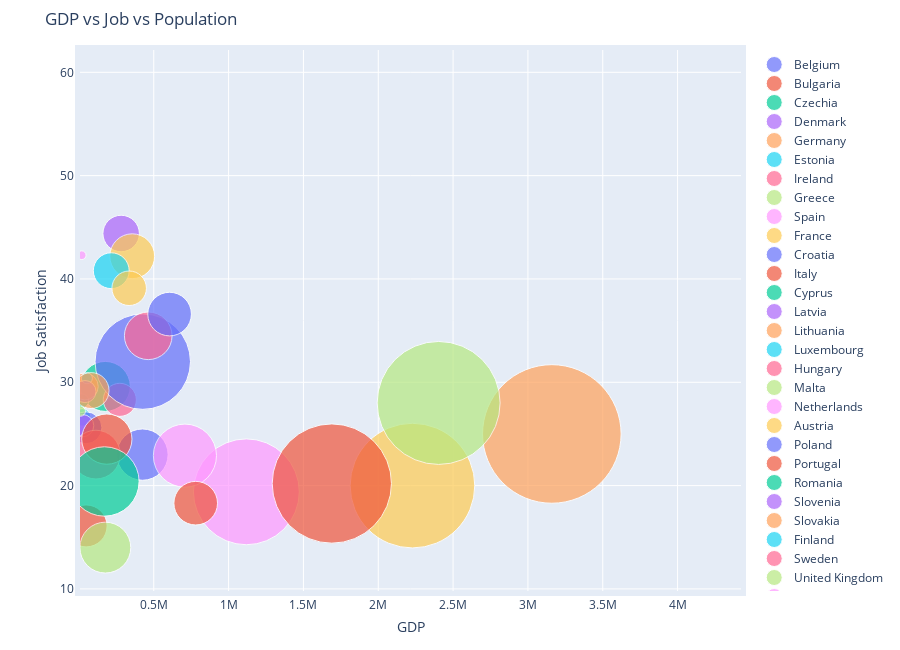

Here is the notebook cell this chart was saved with:
### Markdown cell above
### GDP vs Job vs Population(bubble size)

### Code cell
figure = bubbleplot(dataset = df, x_column='gdp', y_column='prct_job_satis_high', 
    bubble_column='country', size_column='total_pop', color_column='country',
    x_title="GDP", y_title="Job Satisfaction", title='GDP vs Job vs Population',
    x_logscale=False, scale_bubble=3, height=650)

iplot(figure, config={'scrollzoom': True})

### Figure 1 — Plotly figure (JSON) as saved in the notebook; plotly's stock layout.template omitted (floating-point values rounded to 4 significant figures)
{"data": [{"marker": {"size": [11000638], "sizemode": "area", "sizeref": 8356.0}, "mode": "markers", "name": "Belgium", "text": ["Belgium"], "type": "scatter", "x": [424700.0], "y": [23]}, {"marker": {"size": [7364570], "sizemode": "area", "sizeref": 8356.0}, "mode": "markers", "name": "Bulgaria", "text": ["Bulgaria"], "type": "scatter", "x": [48130.0], "y": [16.1]}, {"marker": {"size": [10436560], "sizemode": "area", "sizeref": 8356.0}, "mode": "markers", "name": "Czechia", "text": ["Czechia"], "type": "scatter", "x": [176400.0], "y": [29.6]}, {"marker": {"size": [5560628], "sizemode": "area", "sizeref": 8356.0}, "mode": "markers", "name": "Denmark", "text": ["Denmark"], "type": "scatter", "x": [282100.0], "y": [44.4]}, {"marker": {"size": [80219695], "sizemode": "area", "sizeref": 8356.0}, "mode": "markers", "name": "Germany", "text": ["Germany"], "type": "scatter", "x": [3159750], "y": [25]}, {"marker": {"size": [1294455], "sizemode": "area", "sizeref": 8356.0}, "mode": "markers", "name": "Estonia", "text": ["Estonia"], "type": "scatter", "x": [21680.0], "y": [26.6]}, {"marker": {"size": [4574888], "sizemode": "area", "sizeref": 8356.0}, "mode": "markers", "name": "Ireland", "text": ["Ireland"], "type": "scatter", "x": [273200.0], "y": [28.3]}, {"marker": {"size": [10816286], "sizemode": "area", "sizeref": 8356.0}, "mode": "markers", "name": "Greece", "text": ["Greece"], "type": "scatter", "x": [176500.0], "y": [14]}, {"marker": {"size": [46815910], "sizemode": "area", "sizeref": 8356.0}, "mode": "markers", "name": "Spain", "text": ["Spain"], "type": "scatter", "x": [1118743], "y": [19.4]}, {"marker": {"size": [64933400], "sizemode": "area", "sizeref": 8356.0}, "mode": "markers", "name": "France", "text": ["France"], "type": "scatter", "x": [2228568], "y": [20]}, {"marker": {"size": [4284889], "sizemode": "area", "sizeref": 8356.0}, "mode": "markers", "name": "Croatia", "text": ["Croatia"], "type": "scatter", "x": [46640.0], "y": [25.6]}, {"marker": {"size": [59433744], "sizemode": "area", "sizeref": 8356.0}, "mode": "markers", "name": "Italy", "text": ["Italy"], "type": "scatter", "x": [1689824], "y": [20.2]}, {"marker": {"size": [840407], "sizemode": "area", "sizeref": 8356.0}, "mode": "markers", "name": "Cyprus", "text": ["Cyprus"], "type": "scatter", "x": [18490.0], "y": [28.2]}, {"marker": {"size": [2070371], "sizemode": "area", "sizeref": 8356.0}, "mode": "markers", "name": "Latvia", "text": ["Latvia"], "type": "scatter", "x": [25040.0], "y": [25.8]}, {"marker": {"size": [3043429], "sizemode": "area", "sizeref": 8356.0}, "mode": "markers", "name": "Lithuania", "text": ["Lithuania"], "type": "scatter", "x": [38850.0], "y": [29.6]}, {"marker": {"size": [512353], "sizemode": "area", "sizeref": 8356.0}, "mode": "markers", "name": "Luxembourg", "text": ["Luxembourg"], "type": "scatter", "x": [53303], "y": [30.4]}, {"marker": {"size": [9937628], "sizemode": "area", "sizeref": 8356.0}, "mode": "markers", "name": "Hungary", "text": ["Hungary"], "type": "scatter", "x": [113900.0], "y": [23]}, {"marker": {"size": [417432], "sizemode": "area", "sizeref": 8356.0}, "mode": "markers", "name": "Malta", "text": ["Malta"], "type": "scatter", "x": [10340.0], "y": [27.2]}, {"marker": {"size": [16655799], "sizemode": "area", "sizeref": 8356.0}, "mode": "markers", "name": "Netherlands", "text": ["Netherlands"], "type": "scatter", "x": [708337], "y": [22.9]}, {"marker": {"size": [8401940], "sizemode": "area", "sizeref": 8356.0}, "mode": "markers", "name": "Austria", "text": ["Austria"], "type": "scatter", "x": [356200.0], "y": [42.2]}, {"marker": {"size": [38044565], "sizemode": "area", "sizeref": 8356.0}, "mode": "markers", "name": "Poland", "text": ["Poland"], "type": "scatter", "x": [426500.0], "y": [32]}, {"marker": {"size": [10562178], "sizemode": "area", "sizeref": 8356.0}, "mode": "markers", "name": "Portugal", "text": ["Portugal"], "type": "scatter", "x": [186500.0], "y": [24.5]}, {"marker": {"size": [20121641], "sizemode": "area", "sizeref": 8356.0}, "mode": "markers", "name": "Romania", "text": ["Romania"], "type": "scatter", "x": [170400.0], "y": [20.4]}, {"marker": {"size": [2050189], "sizemode": "area", "sizeref": 8356.0}, "mode": "markers", "name": "Slovenia", "text": ["Slovenia"], "type": "scatter", "x": [40360.0], "y": [29.1]}, {"marker": {"size": [5397036], "sizemode": "area", "sizeref": 8356.0}, "mode": "markers", "name": "Slovakia", "text": ["Slovakia"], "type": "scatter", "x": [81230.0], "y": [29.2]}, {"marker": {"size": [5375276], "sizemode": "area", "sizeref": 8356.0}, "mode": "markers", "name": "Finland", "text": ["Finland"], "type": "scatter", "x": [216073], "y": [40.8]}, {"marker": {"size": [9482855], "sizemode": "area", "sizeref": 8356.0}, "mode": "markers", "name": "Sweden", "text": ["Sweden"], "type": "scatter", "x": [463100.0], "y": [34.5]}, {"marker": {"size": [63182180], "sizemode": "area", "sizeref": 8356.0}, "mode": "markers", "name": "United Kingdom", "text": ["United Kingdom"], "type": "scatter", "x": [2403000.0], "y": [28]}, {"marker": {"size": [315556], "sizemode": "area", "sizeref": 8356.0}, "mode": "markers", "name": "Iceland", "text": ["Iceland"], "type": "scatter", "x": [18650.0], "y": [42.3]}, {"marker": {"size": [4979954], "sizemode": "area", "sizeref": 8356.0}, "mode": "markers", "name": "Norway", "text": ["Norway"], "type": "scatter", "x": [335700.0], "y": [39.1]}, {"marker": {"size": [7954662], "sizemode": "area", "sizeref": 8356.0}, "mode": "markers", "name": "Switzerland", "text": ["Switzerland"], "type": "scatter", "x": [605800.0], "y": [36.6]}, {"marker": {"size": [7954662], "sizemode": "area", "sizeref": 8356.0}, "mode": "markers", "name": "Turkey", "text": ["Turkey"], "type": "scatter", "x": [780200.0], "y": [18.3]}], "layout": {"height": 650, "hovermode": "closest", "margin": {"b": 50, "pad": 5, "t": 50}, "showlegend": true, "title": {"text": "GDP vs Job vs Population"}, "xaxis": {"autorange": false, "range": [7241.0, 4423650], "title": {"text": "GDP"}}, "yaxis": {"autorange": false, "range": [9.8, 62.16], "title": {"text": "Job Satisfaction"}}}}
